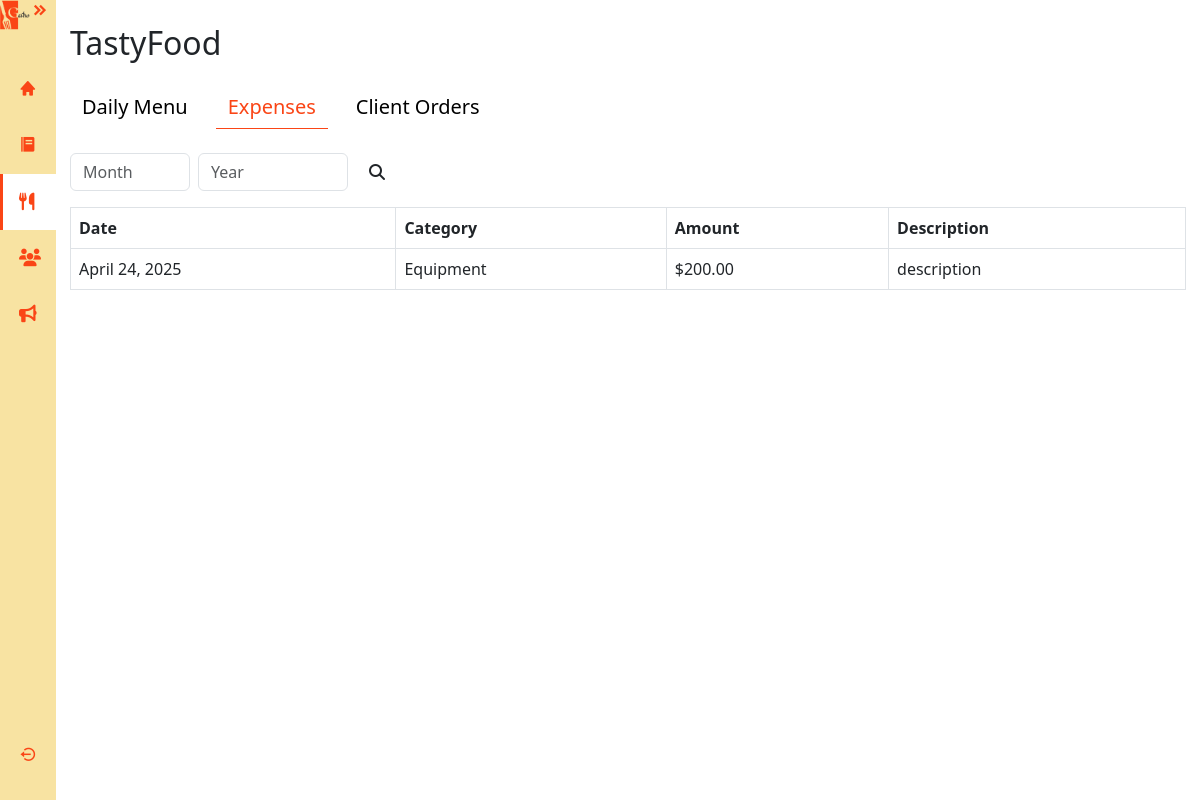
Screenshot of /restaurant/restaurants/1/information/?view=expenses (signed in) with the database file from the repository.
### restaurant/models.py (models this page shows, shortened)
class Restaurant(models.Model):
    name = models.CharField(max_length=100)
    address = models.CharField(max_length=255)
    city = models.CharField(max_length=100)
    phone = models.CharField(max_length=20)
    email = models.EmailField()
    image = models.ImageField(upload_to='restaurant_images/', blank=True, null=True)

### finance/models.py (models this page shows)
class Expense(models.Model):
    CATEGORY_CHOICES = [
        ('FOOD', 'Food Supplies'),
        ('DRINKS', 'Beverages'),
        ('EQUIPMENT', 'Equipment'),
        ('UTILITIES', 'Utilities'),
        ('SALARY', 'Salaries'),
        ('OTHER', 'Other'),
    ]
    restaurant = models.ForeignKey(Restaurant, on_delete=models.CASCADE)
    amount = models.DecimalField(max_digits=10, decimal_places=2)
    description = models.TextField()
    category = models.CharField(max_length=20, choices=CATEGORY_CHOICES, default='OTHER')
    expense_date = models.DateField()
    created_by = models.ForeignKey(User, on_delete=models.SET_NULL, null=True, blank=True)
    created_at = models.DateTimeField(auto_now_add=True)

### restaurant/views.py (the view, shortened to what this page needs)
# urls.py: path('restaurants/<int:restaurant_id>/information/', views.restaurant_information, name='restaurant_information'),
@pdg_required
def restaurant_information(request, restaurant_id):
    restaurant = get_object_or_404(Restaurant, id=restaurant_id)
    view_type = request.GET.get('view', 'daily_menu')  # default to 'daily_menu'
    today = timezone.now().date()
    context = {
        'restaurant': restaurant,
        'view_type': view_type,
    }
    if view_type == 'daily_menu':
        date_str = request.GET.get('date')
        if date_str:
            selected_date = datetime.strptime(date_str, '%Y-%m-%d').date()
        else:
            selected_date = today
        menus = DailyMenu.objects.filter(restaurant=restaurant, date=selected_date)
        context['menus'] = menus
        context['selected_date'] = selected_date
    elif view_type == 'expenses':
        month = request.GET.get('month')
        year = request.GET.get('year')
        if month and year:
            expenses = Expense.objects.filter(
                restaurant=restaurant,
                expense_date__month=month,
                expense_date__year=year
            )
        else:
            now = timezone.now()
            expenses = Expense.objects.filter(
                restaurant=restaurant,
                expense_date__month=now.month,
                expense_date__year=now.year
            )
        context['expenses'] = expenses
    return render(request, 'pdg/restaurantInfo.html', context)

### templates/pdg/restaurantInfo.html (shortened to what this page needs)
{% extends 'pdg/base.html' %}
{% load static %}
{% block extra_css %}
<link rel="stylesheet" href="https://cdnjs.cloudflare.com/ajax/libs/twitter-bootstrap/5.3.0/css/bootstrap.min.css">
<link rel="stylesheet" href="https://cdn.datatables.net/2.2.2/css/dataTables.bootstrap5.css">
<link rel="stylesheet" href="{% static 'styles/pdg/RestInfo.css'%}">
{% endblock %}
{% block restaurants_active %}activate{% endblock %}
{% block content %}
<div class="main">
<div class="container mt-4">
    <h2>{{ restaurant.name }}</h2>
    <div class="my-4 d-flex gap-3">
        <a href="?view=daily_menu" class="btn btn-css {% if view_type == 'daily_menu' %}active{% endif %}">Daily Menu</a>
        <a href="?view=expenses" class="btn btn-css {% if view_type == 'expenses' %}active{% endif %}">Expenses</a>
        <a href="?view=orders" class="btn btn-css {% if view_type == 'orders' %}active{% endif %}">Client Orders</a>
    </div>
    {% if view_type == 'daily_menu' %}
        <form method="get" class="d-flex align-items-center gap-2 mb-3">
            <input type="hidden" name="view" value="daily_menu">
            <input type="date" name="date" value="{{ selected_date|date:'Y-m-d' }}"  class="form-control" style="width: 200px;">
            <button type="submit" class="btn search"><i class="fa fa-search"></i></button>
        </form>
        {% if menus %}
        <div class="list-group">
            {% for menu in menus %}
                {% for dish in menu.dailymenudish_set.all %}
                    <div class="list-group-item d-flex gap-5 align-items-center gap-3">
                        {% if dish.dish.image %}
                            <img src="{{ dish.dish.image.url }}" alt="{{ dish.dish.name }}"
                                style="width: 70px; height: 70px; object-fit: cover; border-radius: 10px;">
                        {% endif %}
                        <h5>{{ dish.dish.name }}</h5>
                        <h5 class="text-success">Initial Quantity: {{ dish.initial_quantity }} </h5>
                        <h5 class="text-primary">Remaining Quantity: {{ dish.current_quantity }}</h5>
                    </div>
                {% endfor %}
            {% endfor %}
        </div>
        {% else %}
            <p>No daily menu for this day.</p>
        {% endif %}
    {% elif view_type == 'expenses' %}
        <form method="get" class="d-flex align-items-center gap-2 mb-3">
            <input type="number" name="month" min="1" max="12" placeholder="Month" class="form-control" style="width: 120px;">
            <input type="number" name="year" placeholder="Year" class="form-control" style="width: 150px;">
            <button type="submit" class="btn search"><i class="fa fa-search"></i></button>
        </form>
        {% if expenses %}
            <table class="table table-bordered">
                <thead>
                    <tr>
                        <th>Date</th>
                        <th>Category</th>
                        <th>Amount</th>
                        <th>Description</th>
                    </tr>
                </thead>
                <tbody>
                    {% for expense in expenses %}
                        <tr>
                            <td>{{ expense.expense_date }}</td>
                            <td>{{ expense.get_category_display }}</td>
                            <td>${{ expense.amount }}</td>
                            <td>{{ expense.description }}</td>
                        </tr>
                    {% endfor %}
                </tbody>
            </table>
        {% else %}
            <p>No expenses for this month.</p>
        {% endif %}
       {% endif %}
</div>
</div>
{% endblock %}

### static/styles/pdg/base.css (style rules this page uses)
:root { --mainColor:#FA4516; --secondColor:#F8E3A2; }
.main { display: flex; flex-direction: column; min-height: 100vh; width: 100%; overflow: hidden; transition: all 0.25s ease-in-out; background-color: rgb(255, 255, 255); margin-left: 3.5rem; padding:0rem; }

### static/styles/pdg/RestInfo.css (style rules this page uses)
:root { --mainColor:#FA4516; --secondColor:#F8E3A2; }
.btn-css { background-color: none; color: black ; border: none; font-size: 20px; }
a.btn.btn-css.active { color: var(--mainColor) ; border-bottom: 1px solid var(--mainColor) ; border-radius: 0px; }

### rows the page displays
Restaurant: name "TastyFood"
Expense: expense_date "April 24, 2025", category "Equipment", amount "200.00", description "description"
